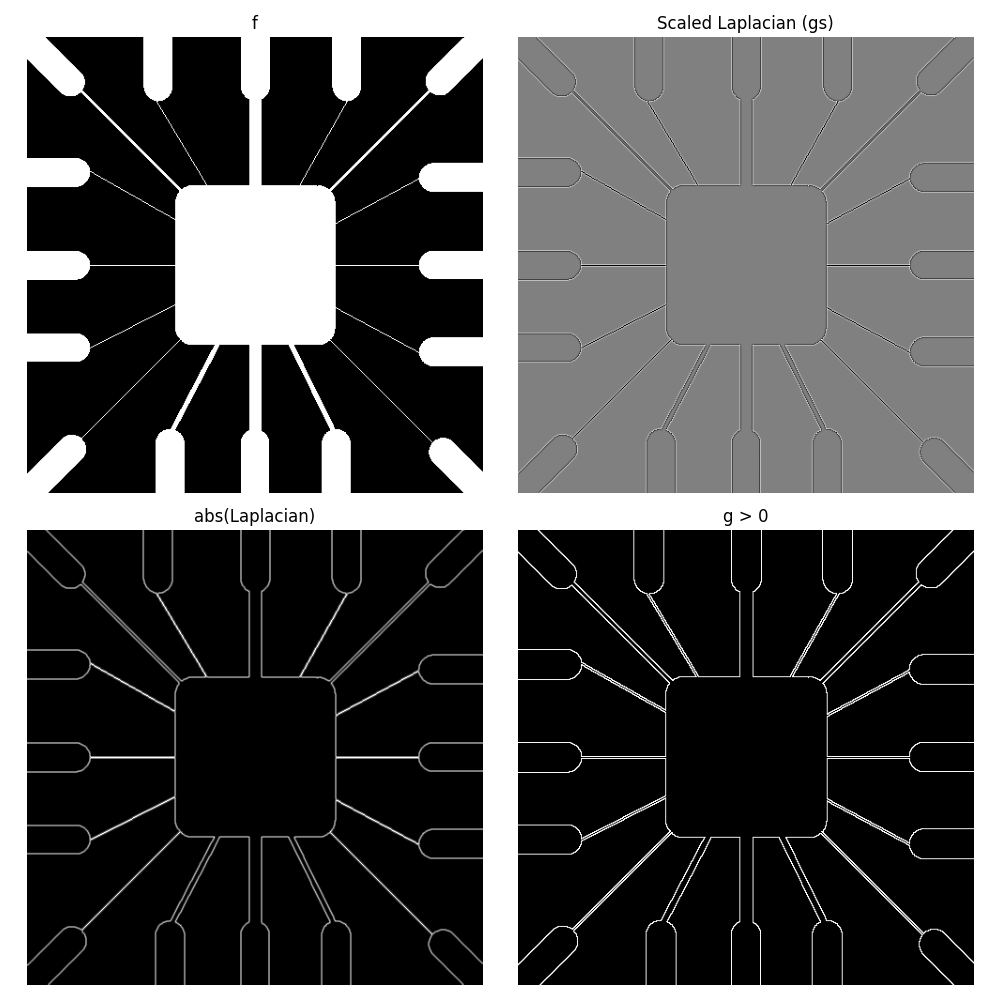

Here is the Python script that generated this plot:

import sys
import os
import numpy as np
import matplotlib.pyplot as plt
from skimage.io import imread
from skimage.util import img_as_float
from scipy.ndimage import convolve
from libDIP.intScaling4e import intScaling4e
from libDIPUM.data_path import dip_data

f = img_as_float(imread(dip_data('Fig1007(a)(wirebond_mask).tif')))

# Laplacian kernel
# w = ones(3); w(2,2) = -8;
w = np.ones((3, 3), dtype=float)
w[1, 1] = -8.0

# Filtering
# g = imfilter(f, w, 'replicate');
g = convolve(f, w, mode='nearest')

# Scaling
# gs = intScaling4e(g);
gs = intScaling4e(g)

# Thresholding
# ga = abs(g);
# gp = g > 0;
ga = np.abs(g)
gp = g > 0

# Display
fig, axes = plt.subplots(2, 2, figsize=(10, 10))
axes = axes.flatten()

axes[0].imshow(f, cmap='gray')
axes[0].set_title('f')
axes[0].axis('off')

axes[1].imshow(gs, cmap='gray')
axes[1].set_title('Scaled Laplacian (gs)')
axes[1].axis('off')

# ga is float, imshow scales auto.
axes[2].imshow(ga, cmap='gray')
axes[2].set_title('abs(Laplacian)')
axes[2].axis('off')

axes[3].imshow(gp, cmap='gray')
axes[3].set_title('g > 0')
axes[3].axis('off')

plt.tight_layout()
plt.savefig('Figure105.png')
plt.show()
